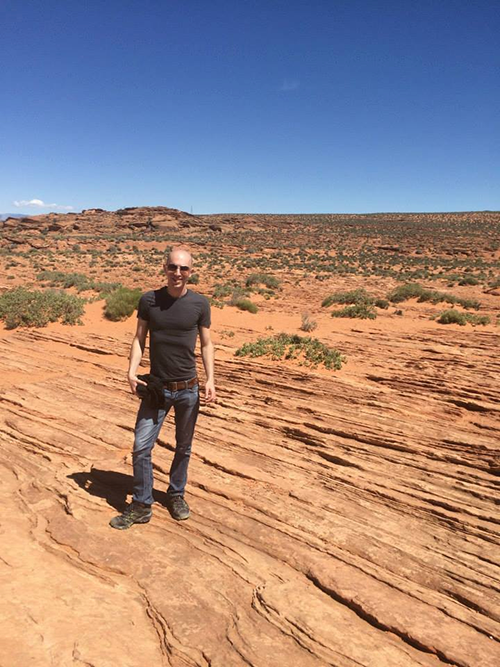
#> input picture Image_processing/face_detection/images/adrian.png, 500 x 667 px
$ python detect_faces.py --face haarcascade_frontalface_default.xml --image images/adrian.png   (older library calls are emulated)
#> lines starting #> are read from the running program, lines starting #| are printed output that depends on the picture; after the words box and inside, x2 and y2 are one past the last pixel; in counts of white or black regions, pixels touching at a corner belong together
# USAGE
# python detect_faces.py --face cascades/haarcascade_frontalface_default.xml --image images/obama.png

# import the necessary packages
import argparse
import cv2
import imutils

# construct the argument parse and parse the arguments
ap = argparse.ArgumentParser()
ap.add_argument("-f", "--face", required=True, help="Path to where the face cascade resides")
ap.add_argument("-i", "--image", required=True, help="Path to where the image file resides")
args = vars(ap.parse_args())

# load the image and convert it to grayscale
image = cv2.imread(args["image"])
#> image is the input picture: shape (667, 500, 3); mean B, G, R 128.5, 135.5, 159.5
gray = cv2.cvtColor(image, cv2.COLOR_BGR2GRAY)
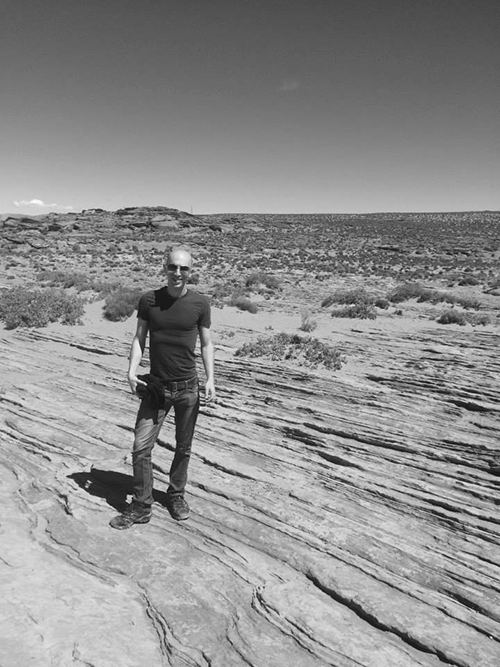
#> gray: shape (667, 500); min 8, max 254, mean 141.9

# load the face detector and detect faces in the image
detector = cv2.CascadeClassifier(args["face"])

# handle face detection for OpenCV 2.4
if imutils.is_cv2():
	faceRects = detector.detectMultiScale(gray, scaleFactor=1.05, minNeighbors=5,
		minSize=(30, 30), flags=cv2.cv.CV_HAAR_SCALE_IMAGE)
#> faceRects = [[162, 256, 34, 34], [207, 581, 33, 33]]

# otherwise handle face detection for OpenCV 3+
else:
	faceRects = detector.detectMultiScale(gray, scaleFactor=1.05, minNeighbors=5,
		minSize=(30, 30), flags=cv2.CASCADE_SCALE_IMAGE)

print("I found {} face(s)".format(len(faceRects)))
#| I found 2 face(s)

# loop over the faces and draw a rectangle around each
for (x, y, w, h) in faceRects:
	cv2.rectangle(image, (x, y), (x + w, y + h), (0, 255, 0), 2)
#> this loop made 2 passes
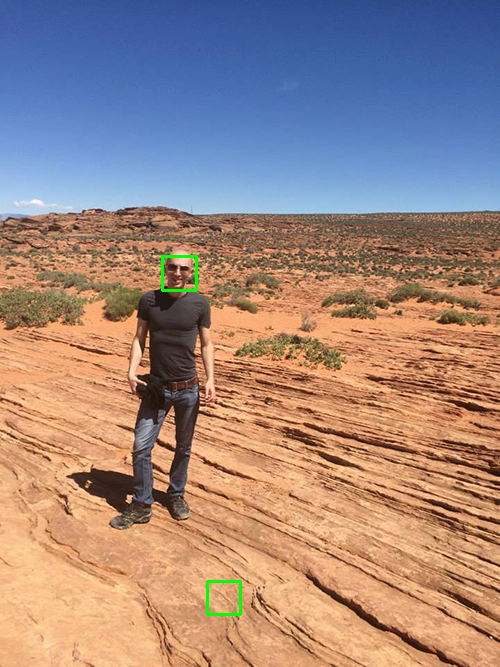
#> image: shape (667, 500, 3); 0.24% of pixels changed, all inside (x1, y1, x2, y2) = (161, 255, 242, 616)

# show the detected faces
cv2.imshow("Faces", image)
cv2.waitKey(0)
